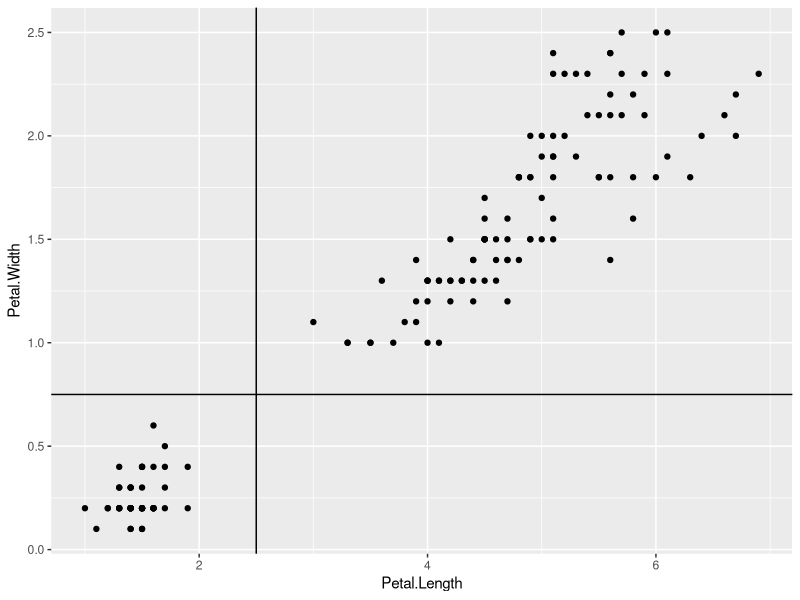

Here is the R script that generated this plot:
library(ggplot2)

# 折れ線グラフ + 水平線・垂直線の作成
g <- ggplot(iris, aes(x = Petal.Length, y = Petal.Width)) +
  geom_point() +
  geom_hline(yintercept = 0.75) +
  geom_vline(xintercept = 2.5)

# グラフの描画
print(g)